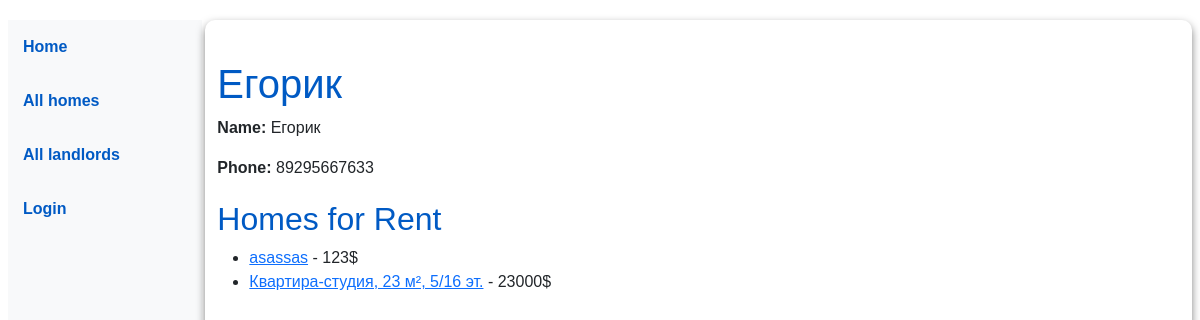
The page /catalog/landlord/5/ on the database its author committed.
### catalog/models.py (models this page shows, shortened)
class Landlord(models.Model):
    user = models.OneToOneField(User, on_delete=models.CASCADE, related_name="landlord", null=True, blank=True)
    name = models.CharField(max_length=100)
    phone_number = models.CharField(max_length=100)

class Home(models.Model):
    title = models.CharField(
        max_length=200,
        help_text="Краткое описание квартиры"
    )
    landlord = models.ForeignKey(
        'Landlord',
        on_delete=models.SET_NULL,
        null=True,
        help_text="Арендодатель квартиры"
    )
    description = models.TextField(
        max_length=1000,
        help_text="Введите описание квартиры"
    )
    price = models.CharField(
        max_length=10,
        help_text="Цена аренды"
    )
    quantity = models.ForeignKey(
        'QuantityRooms',
        on_delete=models.SET_NULL,
        null=True,
        help_text="Выберите количество комнат"
    )
    city = models.CharField(
        max_length=100,
        help_text="Город, где находится квартира"
    )
    street = models.CharField(
        max_length=200,
        help_text="Улица, где находится квартира"
    )
    house_number = models.CharField(
        max_length=10,
        help_text="Номер дома"
    )
    apartment_number = models.CharField(
        max_length=10,
        help_text="Номер квартиры",
        blank=True
    )
    original_address = models.URLField(
        unique=True,
        blank = True,
        null=True,
        help_text="Уникальный URL с оригинального сайта"
    )
    id = models.UUIDField(
        primary_key=True,
        default=uuid.uuid4,
        help_text="Уникальный ID квартиры"
    )
    views_count = models.IntegerField(
        default=0
    )
    publication_date = models.DateTimeField(
        auto_now_add=True
    )
    adrs = models.CharField(
        max_length=100,
        help_text="Адрес из объявления",
        blank=True
    )
    class Meta:
        ordering = ["city", "street", "house_number", "price"]
    def get_absolute_url(self):
        return reverse('home-detail', args=[str(self.id)])

### catalog/views.py (the view)
# urls.py: path('landlord/<int:pk>/', views.LandlordDetailView.as_view(), name='landlord-detail'),
class LandlordDetailView(generic.DetailView):
    model = Landlord
    template_name = 'catalog/landlord_detail.html'

### catalog/templates/catalog/landlord_detail.html
{% extends "base_generic.html" %}
{% block content %}
  <h1>{{ landlord.name }}</h1>
  <p><strong>Name:</strong> {{ landlord.name }}</p>
  <p><strong>Phone:</strong> {{ landlord.phone_number }}</p>
  <h2>Homes for Rent</h2>
  {% if landlord.home_set.all %}
    <ul>
      {% for home in landlord.home_set.all %}
        <li>
          <a href="{{ home.get_absolute_url }}">{{ home.title }}</a> - {{ home.price }}$
        </li>
      {% endfor %}
    </ul>
  {% else %}
    <p>No homes available for rent.</p>
  {% endif %}
{% endblock %}

### catalog/static/css/styles.css (style rules this page uses)
body { font-family: Arial, sans-serif; margin: 0; padding: 0; background-color: #ffffff; }
h1, h2, h3 { color: #005ac4; margin-top: 20px; }

### rows shown on the page
Landlord: name "Егорик", phone_number "89295667633"
Home: title "asassas", price "123"
Home: title "Квартира-студия, 23 м², 5/16 эт.", price "23000"
